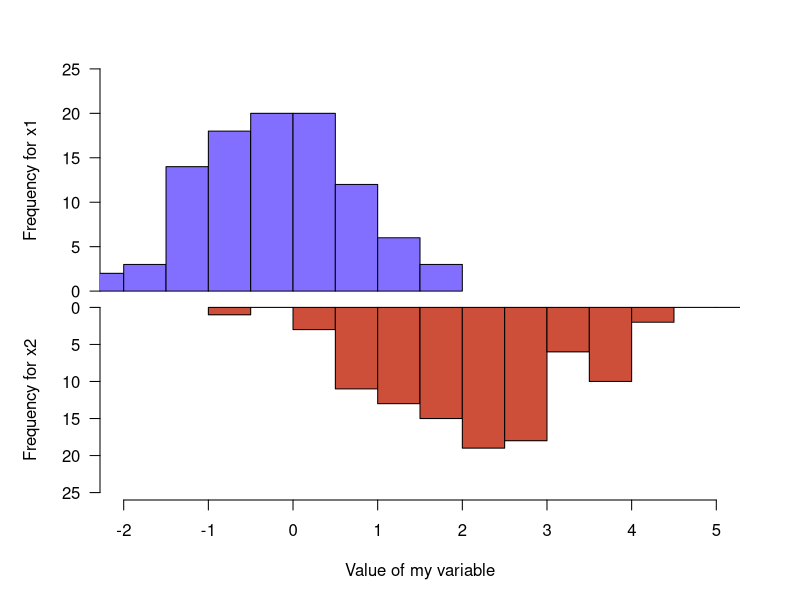

Write the R code that produced this figure.
# gloss bench figure gallery-045
# source: 190-mirrored-histogram.Rmd (gallery)
# Frozen by bench/R/harvest.R: code up to the chosen figure; see meta.json.
# ---- chunk 1 ----
knitr::opts_chunk$set( warning=FALSE, message=FALSE)
# ---- chunk 2 ----
#Create Data
x1 = rnorm(100)
x2 = rnorm(100)+rep(2,100)
par(mfrow=c(2,1))
 
#Make the plot
par(mar=c(0,5,3,3))
hist(x1 , main="" , xlim=c(-2,5), ylab="Frequency for x1", xlab="", ylim=c(0,25) , xaxt="n", las=1 , col="slateblue1", breaks=10)
par(mar=c(5,5,0,3))
hist(x2 , main="" , xlim=c(-2,5), ylab="Frequency for x2", xlab="Value of my variable", ylim=c(25,0) , las=1 , col="tomato3"  , breaks=10)
